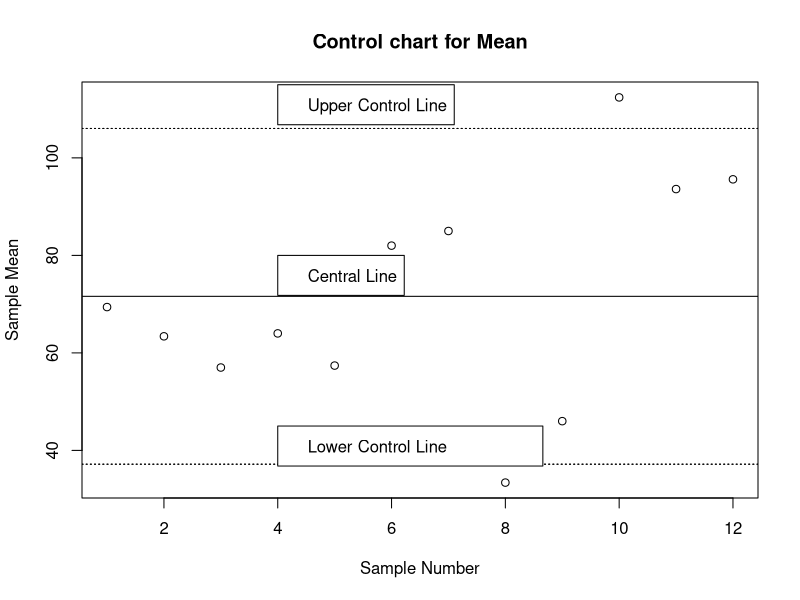
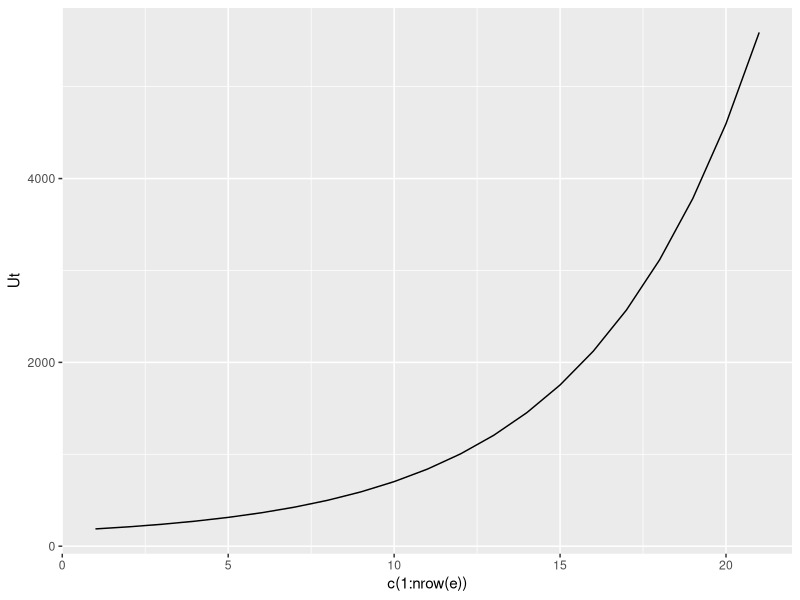
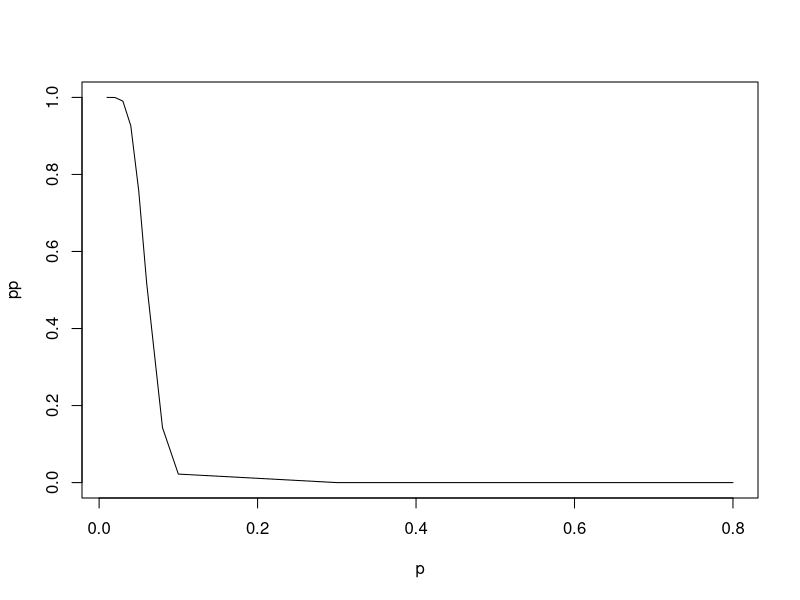

The R source for these figures, in order:
x<-c(42,65,75,78,87,42,45,68,72,90,19,24,80,81,81,36,54,69,77,84,42,51,57,59,78,51,74,75,78,132,60,60,72,95,138,18,20,27,42,60,15,30,39,62,84,69,109,113,118,153,64,90,93,109,112,61,78,94,109,136)
length(x)
data<-matrix(x,nrow=12, byrow = T)
data
rownames(data)=1:12
data<-as.data.frame(data)
colnames(data)<-c("s1","s2","s3","s4","s5")
data$SMean<-apply(data,1,mean)
apply(data,2,mean)
data$Range<-apply(data[,-6],1,function(x)diff(range(x)))
data
xbar<-mean(data$SMean)
Rbar<-mean(data$Range)
A2=0.577
D3=0
D4=2.115
ucl.xbar=xbar+A2*Rbar
lcl.xbar=xbar-A2*Rbar
cl.xbar=xbar
plot(1:12,data$SMean,xlab = "Sample Number", ylab = "Sample Mean", main = "Control chart for Mean")
abline(h=cl.xbar)
abline(h=ucl.xbar,lty=3)
abline(h=lcl.xbar,lty=3)
abline(h=ucl.xbar,lty="dotted")
abline(h=lcl.xbar,lty="dotted")
legend(4,45,"Lower Control Line",text.width = 4,text.font = 8)
legend(4,80,"Central Line")
legend(4,115,"Upper Control Line")
qnorm(.98)
x<-c(.98,.92,.84,.75,.50,.20,.05)
v_Z<-function(x)list(qnorm(x))
v_Z(x)
y<-c(v_Z(x))
xy<-as.numeric(as.character(unlist(y)))
list(50+10*(xy))
year<-c(1964:1984)
sales<-c(80,84,80,88,98,92,84,88,80,100,84,96,92,104,116,112,102,114,108,126,121)
length(sales)

e29<-data.frame(year, sales)
e29_1<-e29[1:7,]
e29_2<-e29[8:14,]
e29_3<-e29[15:21,]
s1<-sum(e29_1$sales)
s2<-sum(e29_2$sales)
s3<-sum(e29_3$sales)
a=84.81
b=84.57
c=1.22
t<-c(1:21)
Ut<-(a+b*c^t)
library(ggplot2)
e<-data.frame(year,sales,Ut)

ggplot(e,aes(x=c(1:nrow(e)), y = Ut)) + geom_line()

dt<-c(12.16,12.63,13.46,14.12,14.94,15.34,15.65,17.04,17.62,18.04,18.44,18.85,18.77,19.11,19.91,20.38,20.44,20.20,20.44)
sum(log10(dt))
m<-c(.8372,.8324,.8318,.8344,.8346,.8332,.8340,.8344,.8308)
pnorm(-4.7982)

(.84-.8345)/0.002889
pnorm(1.903773)-pnorm(-5.019038)

p<-c(.01,.02,.03,.04,.05,.06,.08,.10,.30,.8)
np<-225*p

list(1-ppois(q = 13, lambda = np))
pp<-ppois(13,np)
plot(p,pp,type = "l")

